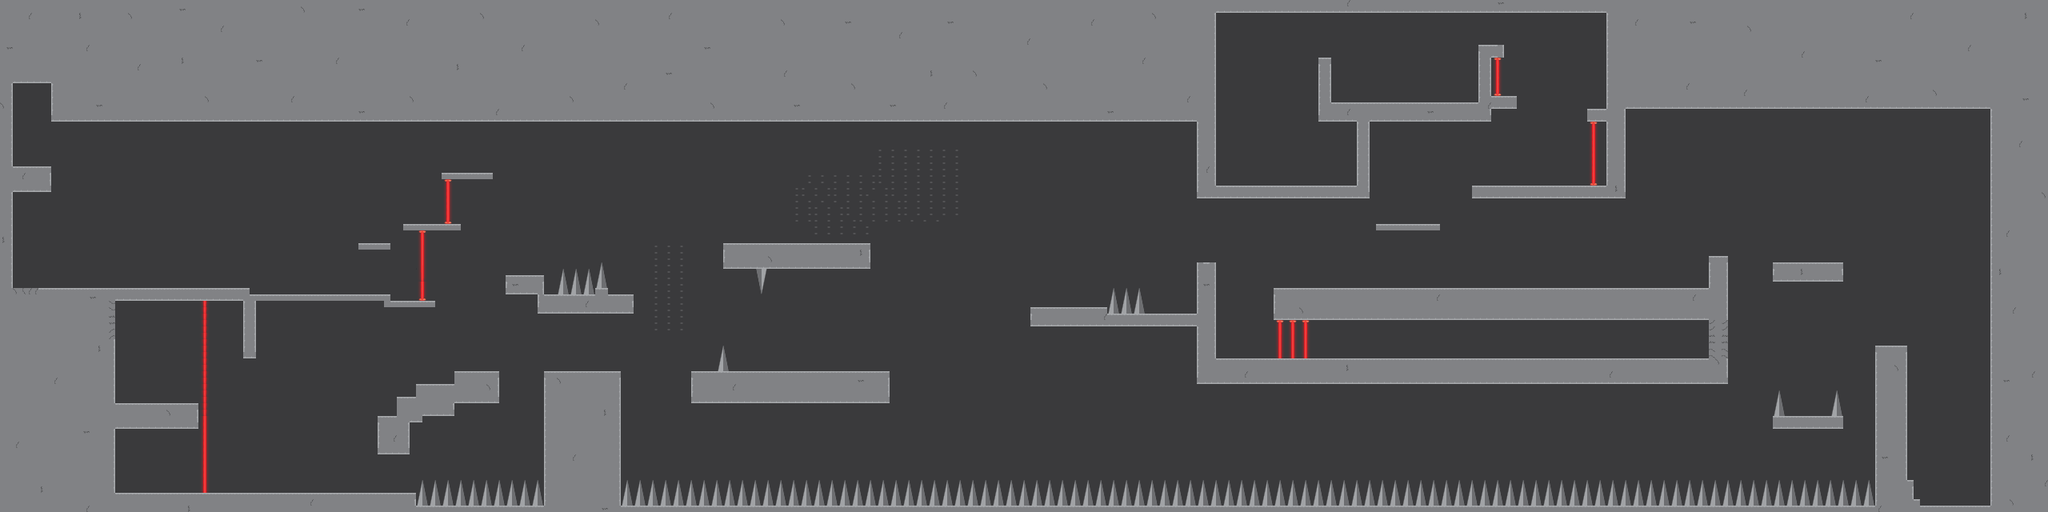

This game map was drawn from its Tiled (.tmx) file and the tilesets committed beside it. A one-line description and the trimmed map source follow:
An orthogonal 320x80 tile map with 8x8 px tiles, 5 tile layers (BG, Transition, Hazard, Terrain, ...), 2 tilesets and 28 objects (Exit, Spawns).

<map version="1.5" tiledversion="1.6.0" orientation="orthogonal" renderorder="right-down" width="320" height="80" tilewidth="8" tileheight="8" infinite="0" nextlayerid="9" nextobjectid="39">
 <editorsettings>
  <export target="Map2.json" format="json" />
 </editorsettings>
 <tileset firstgid="1" name="tileset1" tilewidth="8" tileheight="8" tilecount="64" columns="8">
  <image source="../tileset1.png" width="64" height="64" />
  <tile id="0">
   <properties>
    <property name="collides" type="bool" value="true" />
   </properties>
  </tile>
  <tile id="1">
   <properties>
    <property name="collides" type="bool" value="true" />
   </properties>
  </tile>
  <tile id="2">
   <properties>
    <property name="collides" type="bool" value="true" />
   </properties>
  </tile>
  <tile id="3">
   <properties>
    <property name="collides" type="bool" value="true" />
   </properties>
  </tile>
  <tile id="8">
   <properties>
    <property name="collides" type="bool" value="true" />
   </properties>
  </tile>
  <tile id="9">
   <properties>
    <property name="collides" type="bool" value="true" />
   </properties>
  </tile>
  <tile id="10">
   <properties>
    <property name="collides" type="bool" value="true" />
   </properties>
  </tile>
  <tile id="11">
   <properties>
    <property name="collides" type="bool" value="true" />
   </properties>
  </tile>
  <tile id="16">
   <properties>
    <property name="collides" type="bool" value="true" />
   </properties>
  </tile>
  <tile id="17">
   <properties>
    <property name="collides" type="bool" value="true" />
   </properties>
  </tile>
  <tile id="18">
   <properties>
    <property name="collides" type="bool" value="true" />
   </properties>
  </tile>
  <tile id="19">
   <properties>
    <property name="collides" type="bool" value="true" />
   </properties>
  </tile>
  <tile id="23">
   <properties>
    <property name="collides" type="bool" value="false" />
   </properties>
  </tile>
  <tile id="24">
   <properties>
    <property name="collides" type="bool" value="true" />
   </properties>
  </tile>
  <tile id="25">
   <properties>
    <property name="collides" type="bool" value="true" />
   </properties>
  </tile>
  <tile id="26">
   <properties>
    <property name="collides" type="bool" value="true" />
   </properties>
  </tile>
  <tile id="27">
   <properties>
    <property name="collides" type="bool" value="true" />
   </properties>
  </tile>
  <tile id="29">
   <properties>
    <property name="collides" type="bool" value="false" />
   </properties>
  </tile>
  <tile id="31">
   <properties>
    <property name="collides" type="bool" value="false" />
   </properties>
  </tile>
  <tile id="32">
   <properties>
    <property name="collides" type="bool" value="false" />
   </properties>
  </tile>
  <tile id="33">
   <properties>
    <property name="collides" type="bool" value="false" />
   </properties>
  </tile>
  <tile id="34">
   <properties>
    <property name="collides" type="bool" value="false" />
   </properties>
  </tile>
  <tile id="35">
   <properties>
    <property name="collides" type="bool" value="false" />
   </properties>
  </tile>
  <tile id="37">
   <properties>
    <property name="collides" type="bool" value="false" />
   </properties>
  </tile>
  <tile id="38">
   <properties>
    <property name="collides" type="bool" value="true" />
   </properties>
  </tile>
  <tile id="39">
   <properties>
    <property name="collides" type="bool" value="false" />
   </properties>
  </tile>
  <tile id="40">
   <properties>
    <property name="collides" type="bool" value="false" />
   </properties>
  </tile>
  <tile id="41">
   <properties>
    <property name="collides" type="bool" value="false" />
   </properties>
  </tile>
  <tile id="42">
   <properties>
    <property name="collides" type="bool" value="false" />
   </properties>
  </tile>
  <tile id="43">
   <properties>
    <property name="collides" type="bool" value="false" />
   </properties>
  </tile>
  <tile id="45">
   <properties>
    <property name="collides" type="bool" value="false" />
   </properties>
  </tile>
  <tile id="47">
   <properties>
    <property name="collides" type="bool" value="false" />
   </properties>
  </tile>
  <tile id="53">
   <properties>
    <property name="collides" type="bool" value="false" />
   </properties>
  </tile>
  <tile id="55">
   <properties>
    <property name="collides" type="bool" value="false" />
   </properties>
  </tile>
  <tile id="61">
   <properties>
    <property name="collides" type="bool" value="false" />
   </properties>
  </tile>
  <tile id="63">
   <properties>
    <property name="collides" type="bool" value="false" />
   </properties>
  </tile>
 </tileset>
 <tileset firstgid="65" name="tileset2" tilewidth="8" tileheight="8" tilecount="256" columns="16">
  <image source="../tileset2@2x.png" width="128" height="128" />
  <tile id="0">
   <properties>
    <property name="collides" type="bool" value="true" />
   </properties>
  </tile>
  <tile id="1">
   <properties>
    <property name="collides" type="bool" value="true" />
   </properties>
  </tile>
  <tile id="2">
   <properties>
    <property name="collides" type="bool" value="true" />
   </properties>
  </tile>
  <tile id="3">
   <properties>
    <property name="collides" type="bool" value="true" />
   </properties>
  </tile>
  <tile id="4">
   <properties>
    <property name="collides" type="bool" value="true" />
   </properties>
  </tile>
  <tile id="5">
   <properties>
    <property name="collides" type="bool" value="true" />
   </properties>
  </tile>
  <tile id="6">
   <properties>
    <property name="collides" type="bool" value="true" />
   </properties>
  </tile>
  <tile id="7">
   <properties>
    <property name="collides" type="bool" value="true" />
   </properties>
  </tile>
  <tile id="16">
   <properties>
    <property name="collides" type="bool" value="true" />
   </properties>
  </tile>
  <tile id="17">
   <properties>
    <property name="collides" type="bool" value="true" />
   </properties>
  </tile>
  <tile id="18">
   <properties>
    <property name="collides" type="bool" value="true" />
   </properties>
  </tile>
  <tile id="19">
   <properties>
    <property name="collides" type="bool" value="true" />
   </properties>
  </tile>
  <tile id="20">
   <properties>
    <property name="collides" type="bool" value="true" />
   </properties>
  </tile>
  <tile id="21">
   <properties>
    <property name="collides" type="bool" value="true" />
   </properties>
  </tile>
  <tile id="22">
   <properties>
    <property name="collides" type="bool" value="true" />
   </properties>
  </tile>
  <tile id="23">
   <properties>
    <property name="collides" type="bool" value="true" />
   </properties>
  </tile>
  <tile id="32">
   <properties>
    <property name="collides" type="bool" value="true" />
   </properties>
  </tile>
  <tile id="33">
   <properties>
    <property name="collides" type="bool" value="true" />
   </properties>
  </tile>
  <tile id="34">
   <properties>
    <property name="collides" type="bool" value="true" />
   </properties>
  </tile>
  <tile id="35">
   <properties>
    <property name="collides" type="bool" value="true" />
   </properties>
  </tile>
  <tile id="36">
   <properties>
    <property name="collides" type="bool" value="true" />
   </properties>
  </tile>
  <tile id="37">
   <properties>
    <property name="collides" type="bool" value="true" />
   </properties>
  </tile>
  <tile id="38">
   <properties>
    <property name="collides" type="bool" value="true" />
   </properties>
  </tile>
  <tile id="39">
   <properties>
    <property name="collides" type="bool" value="true" />
   </properties>
  </tile>
  <tile id="48">
   <properties>
    <property name="collides" type="bool" value="true" />
   </properties>
  </tile>
  <tile id="49">
   <properties>
    <property name="collides" type="bool" value="true" />
   </properties>
  </tile>
  <tile id="50">
   <properties>
    <property name="collides" type="bool" value="true" />
   </properties>
  </tile>
  <tile id="51">
   <properties>
    <property name="collides" type="bool" value="true" />
   </properties>
  </tile>
  <tile id="52">
   <properties>
    <property name="collides" type="bool" value="true" />
   </properties>
  </tile>
  <tile id="53">
   <properties>
    <property name="collides" type="bool" value="true" />
   </properties>
  </tile>
  <tile id="54">
   <properties>
    <property name="collides" type="bool" value="true" />
   </properties>
  </tile>
  <tile id="55">
   <properties>
    <property name="collides" type="bool" value="true" />
   </properties>
  </tile>
  <tile id="64">
   <properties>
    <property name="collides" type="bool" value="true" />
   </properties>
  </tile>
  <tile id="65">
   <properties>
    <property name="collides" type="bool" value="true" />
   </properties>
  </tile>
  <tile id="66">
   <properties>
    <property name="collides" type="bool" value="true" />
   </properties>
  </tile>
  <tile id="67">
   <properties>
    <property name="collides" type="bool" value="true" />
   </properties>
  </tile>
  <tile id="68">
   <properties>
    <property name="collides" type="bool" value="true" />
   </properties>
  </tile>
  <tile id="69">
   <properties>
    <property name="collides" type="bool" value="true" />
   </properties>
  </tile>
  <tile id="70">
   <properties>
    <property name="collides" type="bool" value="true" />
   </properties>
  </tile>
  <tile id="71">
   <properties>
    <property name="collides" type="bool" value="true" />
   </properties>
  </tile>
  <tile id="78">
   <properties>
    <property name="collides" type="bool" value="true" />
   </properties>
  </tile>
  <tile id="79">
   <properties>
    <property name="collides" type="bool" value="true" />
   </properties>
  </tile>
  <tile id="80">
   <properties>
    <property name="collides" type="bool" value="true" />
   </properties>
  </tile>
  <tile id="81">
   <properties>
    <property name="collides" type="bool" value="true" />
   </properties>
  </tile>
  <tile id="82">
   <properties>
    <property name="collides" type="bool" value="true" />
   </properties>
  </tile>
  <tile id="83">
   <properties>
    <property name="collides" type="bool" value="true" />
   </properties>
  </tile>
  <tile id="84">
   <properties>
    <property name="collides" type="bool" value="true" />
   </properties>
  </tile>
  <tile id="85">
   <properties>
    <property name="collides" type="bool" value="true" />
   </properties>
  </tile>
  <tile id="86">
   <properties>
    <property name="collides" type="bool" value="true" />
   </properties>
  </tile>
  <tile id="87">
   <properties>
    <property name="collides" type="bool" value="true" />
   </properties>
  </tile>
  <tile id="94">
   <properties>
    <property name="collides" type="bool" value="true" />
   </properties>
  </tile>
  <tile id="95">
   <properties>
    <property name="collides" type="bool" value="true" />
   </properties>
  </tile>
  <tile id="96">
   <properties>
    <property name="collides" type="bool" value="true" />
   </properties>
  </tile>
  <tile id="97">
   <properties>
    <property name="collides" type="bool" value="true" />
   </properties>
  </tile>
  <tile id="98">
   <properties>
    <property name="collides" type="bool" value="true" />
   </properties>
  </tile>
  <tile id="99">
   <properties>
    <property name="collides" type="bool" value="true" />
   </properties>
  </tile>
  <tile id="100">
   <properties>
    <property name="collides" type="bool" value="true" />
   </properties>
  </tile>
  <tile id="101">
   <properties>
    <property name="collides" type="bool" value="true" />
   </properties>
  </tile>
  <tile id="102">
   <properties>
    <property name="collides" type="bool" value="true" />
   </properties>
  </tile>
  <tile id="103">
   <properties>
    <property name="collides" type="bool" value="true" />
   </properties>
  </tile>
  <tile id="110">
   <properties>
    <property name="collides" type="bool" value="true" />
   </properties>
  </tile>
  <tile id="111">
   <properties>
    <property name="collides" type="bool" value="true" />
   </properties>
  </tile>
  <tile id="112">
   <properties>
    <property name="collides" type="bool" value="true" />
   </properties>
  </tile>
  <tile id="113">
   <properties>
    <property name="collides" type="bool" value="true" />
   </properties>
  </tile>
  <tile id="114">
   <properties>
    <property name="collides" type="bool" value="true" />
   </properties>
  </tile>
  <tile id="115">
   <properties>
    <property name="collides" type="bool" value="true" />
   </properties>
  </tile>
  <tile id="116">
   <properties>
    <property name="collides" type="bool" value="true" />
   </properties>
  </tile>
  <tile id="117">
   <properties>
    <property name="collides" type="bool" value="true" />
   </properties>
  </tile>
  <tile id="118">
   <properties>
    <property name="collides" type="bool" value="true" />
   </properties>
  </tile>
  <tile id="119">
   <properties>
    <property name="collides" type="bool" value="true" />
   </properties>
  </tile>
  <tile id="126">
   <properties>
    <property name="collides" type="bool" value="true" />
   </properties>
  </tile>
  <tile id="127">
   <properties>
    <property name="collides" type="bool" value="true" />
   </properties>
  </tile>
  <tile id="138">
   <properties>
    <property name="collides" type="bool" value="true" />
   </properties>
  </tile>
  <tile id="139">
   <properties>
    <property name="collides" type="bool" value="true" />
   </properties>
  </tile>
  <tile id="142">
   <properties>
    <property name="collides" type="bool" value="true" />
   </properties>
  </tile>
  <tile id="143">
   <properties>
    <property name="collides" type="bool" value="true" />
   </properties>
  </tile>
  <tile id="154">
   <properties>
    <property name="collides" type="bool" value="true" />
   </properties>
  </tile>
  <tile id="155">
   <properties>
    <property name="collides" type="bool" value="true" />
   </properties>
  </tile>
  <tile id="170">
   <properties>
    <property name="collides" type="bool" value="true" />
   </properties>
  </tile>
  <tile id="171">
   <properties>
    <property name="collides" type="bool" value="true" />
   </properties>
  </tile>
  <tile id="186">
   <properties>
    <property name="collides" type="bool" value="true" />
   </properties>
  </tile>
  <tile id="187">
   <properties>
    <property name="collides" type="bool" value="true" />
   </properties>
  </tile>
  <tile id="190">
   <properties>
    <property name="collides" type="bool" value="true" />
   </properties>
  </tile>
  <tile id="191">
   <properties>
    <property name="collides" type="bool" value="true" />
   </properties>
  </tile>
  <tile id="202">
   <properties>
    <property name="collides" type="bool" value="true" />
   </properties>
  </tile>
  <tile id="203">
   <properties>
    <property name="collides" type="bool" value="true" />
   </properties>
  </tile>
  <tile id="206">
   <properties>
    <property name="collides" type="bool" value="true" />
   </properties>
  </tile>
  <tile id="207">
   <properties>
    <property name="collides" type="bool" value="true" />
   </properties>
  </tile>
  <tile id="218">
   <properties>
    <property name="collides" type="bool" value="true" />
   </properties>
  </tile>
  <tile id="219">
   <properties>
    <property name="collides" type="bool" value="true" />
   </properties>
  </tile>
  <tile id="222">
   <properties>
    <property name="collides" type="bool" value="true" />
   </properties>
  </tile>
  <tile id="223">
   <properties>
    <property name="collides" type="bool" value="true" />
   </properties>
  </tile>
  <tile id="234">
   <properties>
    <property name="collides" type="bool" value="true" />
   </properties>
  </tile>
  <tile id="235">
   <properties>
    <property name="collides" type="bool" value="true" />
   </properties>
  </tile>
  <tile id="238">
   <properties>
    <property name="collides" type="bool" value="true" />
   </properties>
  </tile>
  <tile id="239">
   <properties>
    <property name="collides" type="bool" value="true" />
   </properties>
  </tile>
  <tile id="250">
   <properties>
    <property name="collides" type="bool" value="true" />
   </properties>
  </tile>
  <tile id="251">
   <properties>
    <property name="collides" type="bool" value="true" />
   </properties>
  </tile>
  <tile id="254">
   <properties>
    <property name="collides" type="bool" value="true" />
   </properties>
  </tile>
  <tile id="255">
   <properties>
    <property name="collides" type="bool" value="true" />
   </properties>
  </tile>
 </tileset>
 <layer id="1" name="BG" width="320" height="80">
  <data>[25600 cells, 25559 non-empty, 5 distinct tile ids]</data>
 </layer>
 <layer id="6" name="Transition" width="320" height="80">
  <data>[25600 cells, 0 non-empty, 0 distinct tile ids]</data>
 </layer>
 <layer id="3" name="Hazard" width="320" height="80">
  <data>[25600 cells, 1432 non-empty, 37 distinct tile ids]</data>
 </layer>
 <objectgroup id="5" name="Objects">
  <object id="2" gid="31" x="264.5" y="351" width="8" height="8" />
  <object id="3" gid="31" x="589.667" y="200.833" width="8" height="8" />
  <object id="4" gid="31" x="464" y="287.667" width="8" height="8" />
  <object id="5" gid="31" x="525" y="263.5" width="8" height="8" />
  <object id="6" gid="31" x="594" y="440" width="8" height="8" />
  <object id="7" gid="31" x="653.833" y="328" width="8" height="8" />
  <object id="8" gid="31" x="950" y="427.833" width="8" height="8" />
  <object id="9" gid="31" x="189" y="439.833" width="8" height="8" />
  <object id="10" gid="31" x="229.666" y="440.5" width="8" height="8" />
  <object id="11" gid="31" x="189.833" y="488.667" width="8" height="8" />
  <object id="38" gid="31" x="229.167" y="489" width="8" height="8" />
  <object id="12" gid="31" x="489" y="601.667" width="8" height="8" />
  <object id="13" gid="31" x="280.667" y="600.667" width="8" height="8" />
  <object id="36" gid="31" x="280.667" y="600.667" width="8" height="8" />
  <object id="15" gid="31" x="1550" y="430" width="8" height="8" />
  <object id="28" gid="31" x="1327.33" y="367.333" width="8" height="8" />
  <object id="16" gid="31" x="1692" y="431.667" width="8" height="8" />
  <object id="26" gid="31" x="1728.67" y="431.667" width="8" height="8" />
  <object id="29" gid="31" x="2144" y="303.667" width="8" height="8" />
  <object id="31" gid="31" x="2360" y="413" width="8" height="8" />
  <object id="37" gid="31" x="2256" y="498.333" width="8" height="8" />
  <object id="27" gid="31" x="1658.33" y="431" width="8" height="8" />
  <object id="17" gid="31" x="1653.33" y="191.667" width="8" height="8" />
  <object id="18" gid="31" x="1654.67" y="218.667" width="8" height="8" />
  <object id="19" gid="31" x="1680" y="192" width="8" height="8" />
  <object id="20" gid="31" x="1680" y="220" width="8" height="8" />
 </objectgroup>
 <objectgroup id="7" name="Secret" offsetx="-9.33333" offsety="6.66667">
  <properties>
   <property name="collides" type="bool" value="true" />
  </properties>
  <object id="23" name="Exit" gid="39" x="2442" y="610" width="8" height="8" />
 </objectgroup>
 <objectgroup id="4" name="p1Spawn">
  <object id="14" name="Spawns" x="38.3333" y="144">
   <point />
  </object>
 </objectgroup>
 <layer id="2" name="Terrain" width="320" height="80">
  <data>[25600 cells, 8599 non-empty, 9 distinct tile ids]</data>
 </layer>
 <layer id="8" name="Hidden wall1" width="320" height="80">
  <properties>
   <property name="collides" type="bool" value="false" />
  </properties>
  <data>[25600 cells, 131 non-empty, 4 distinct tile ids]</data>
 </layer>
</map>
